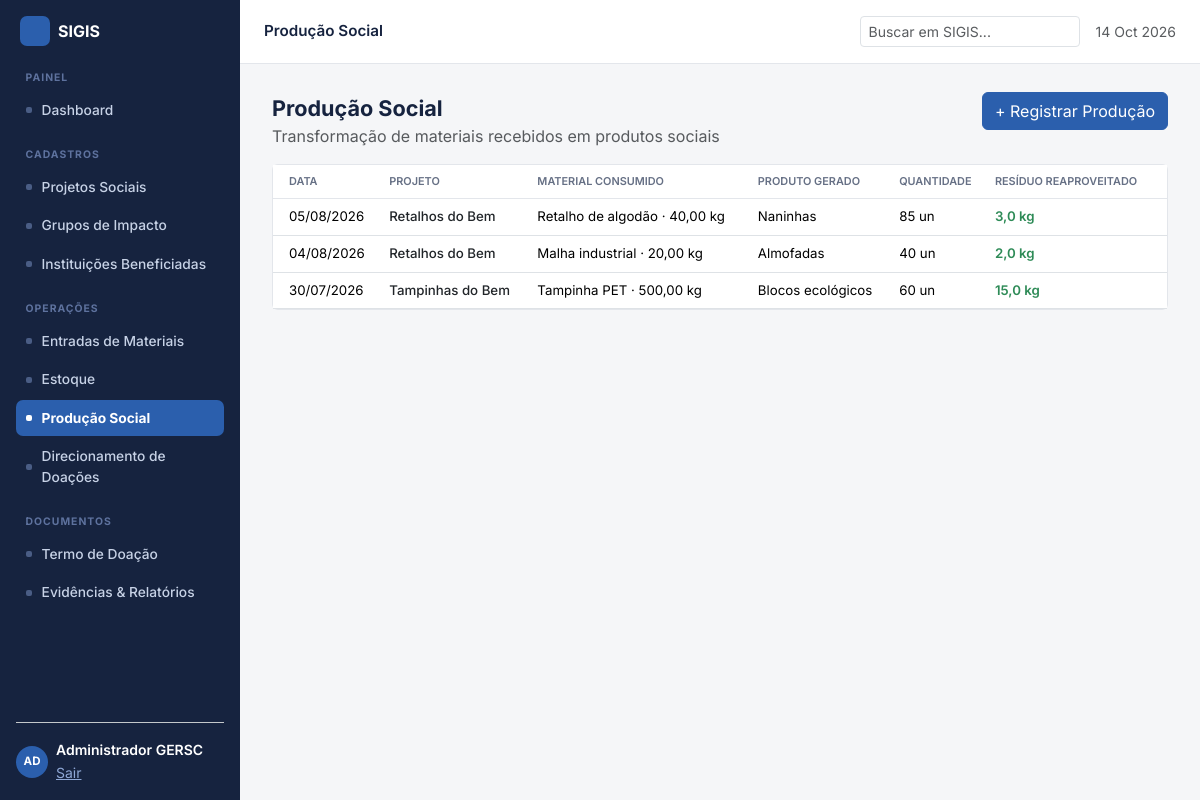
Screenshot of /producao.php (signed in) with the database file from the repository.
### tables this page shows
CREATE TABLE producoes (
  id INT AUTO_INCREMENT PRIMARY KEY,
  data_producao DATE NOT NULL,
  projeto_id INT,
  item_consumido_id INT,
  qtd_consumida DECIMAL(12,3),
  produto_gerado VARCHAR(150),
  quantidade_gerada DECIMAL(12,3),
  unidade_gerada VARCHAR(20),
  residuo_kg DECIMAL(12,3) DEFAULT 0,
  criado_por INT NULL,
  criado_em TIMESTAMP DEFAULT CURRENT_TIMESTAMP,
  FOREIGN KEY (projeto_id) REFERENCES projetos(id),
  FOREIGN KEY (item_consumido_id) REFERENCES itens(id),
  FOREIGN KEY (criado_por) REFERENCES usuarios(id)
);

CREATE TABLE projetos (
  id INT AUTO_INCREMENT PRIMARY KEY,
  nome VARCHAR(150) NOT NULL,
  descricao TEXT,
  grupo_id INT NULL,
  status VARCHAR(20) NOT NULL DEFAULT 'Ativo',
  criado_em TIMESTAMP DEFAULT CURRENT_TIMESTAMP,
  FOREIGN KEY (grupo_id) REFERENCES grupos_impacto(id)
);

CREATE TABLE itens (
  id INT AUTO_INCREMENT PRIMARY KEY,
  grupo_id INT NOT NULL,
  nome VARCHAR(150) NOT NULL,
  unidade VARCHAR(20) NOT NULL,
  peso_unitario DECIMAL(10,3) NOT NULL DEFAULT 0,
  multiplicador DECIMAL(10,3) NOT NULL DEFAULT 0,
  FOREIGN KEY (grupo_id) REFERENCES grupos_impacto(id)
);

### includes/functions.php (called while the page is built, shortened)
<?php
function fmt_num($n, $decimals = 0) {
    return number_format((float)$n, $decimals, ',', '.');
}
function e($s) {
    return htmlspecialchars((string)$s, ENT_QUOTES, 'UTF-8');
}

### producao.php (the view, shortened to what this page needs)
<?php
require_once __DIR__ . '/includes/bootstrap.php';
$sql = "SELECT pr.*, p.nome as projeto_nome, i.nome as item_nome
        FROM producoes pr
        LEFT JOIN projetos p ON p.id = pr.projeto_id
        LEFT JOIN itens i ON i.id = pr.item_consumido_id
        ORDER BY pr.data_producao DESC, pr.id DESC";
$producoes = $pdo->query($sql)->fetchAll();
require __DIR__ . '/includes/layout_top.php';
?>
<div class="d-flex justify-content-between align-items-start mb-3">
  <div>
    <div class="fw-bold" style="font-size:1.35rem">Produção Social</div>
    <div class="text-muted">Transformação de materiais recebidos em produtos sociais</div>
  </div>
  <button class="btn btn-sigis" data-bs-toggle="modal" data-bs-target="#modalProducao">+ Registrar Produção</button>
</div>
<div class="card">
  <div class="table-responsive">
    <table class="table table-sigis mb-0">
      <thead><tr><th class="ps-3">Data</th><th>Projeto</th><th>Material consumido</th><th>Produto gerado</th><th>Quantidade</th><th class="pe-3">Resíduo reaproveitado</th></tr></thead>
      <tbody>
        <?php foreach ($producoes as $p) { ?>
          <tr>
            <td class="ps-3"><?php echo e(date('d/m/Y', strtotime($p['data_producao']))); ?></td>
            <td class="fw-medium text-dark"><?php echo e($p['projeto_nome'] ?: '—'); ?></td>
            <td><?php echo e($p['item_nome']) . ' · ' . fmt_num($p['qtd_consumida'], 2) . ' kg'; ?></td>
            <td><?php echo e($p['produto_gerado']); ?></td>
            <td><?php echo fmt_num($p['quantidade_gerada'], 0) . ' ' . e($p['unidade_gerada']); ?></td>
            <td class="pe-3 fw-semibold" style="color:#2E8B57"><?php echo fmt_num($p['residuo_kg'], 1); ?> kg</td>
          </tr>
        <?php } ?>
      </tbody>
    </table>
  </div>
</div>
<?php require __DIR__ . '/includes/layout_bottom.php'; ?>

### assets/css/style.css (style rules this page uses)
:root { --navy:#16233F; --blue:#2B5FAD; --blue-dark:#1E4685; --blue-mid:#5B85C4; --blue-light:#8FA8D6; --blue-pale:#C7D4EA; --bg:#F5F6F8; --border:#E3E6EB; --border-light:#F0F1F4; --muted:#667085; --muted2:#98A2B3; --green:#2E8B57; --green-bg:#E8F5EC; --orange:#C1662F; --orange-bg:#FBEDE3; --red:#9B2C2C; --red-bg:#F3E7E7; --accent-bg:#EAF1FB; --accent-text:#1E4685; }
body { background:var(--bg);font-family:'Inter',system-ui,-apple-system,sans-serif;color:var(--navy) }
.btn-sigis { background:var(--blue);border-color:var(--blue);color:#fff }
.card { border-color:var(--border) }
.table-sigis thead th { font-size:.68rem;text-transform:uppercase;color:var(--muted);font-weight:600;border-bottom:1px solid var(--border) }
.table-sigis td { font-size:.83rem;vertical-align:middle }

### rows the page displays
producoes: data_producao "05/08/2026", projeto.nome "Retalhos do Bem", item_consumido.nome "Retalho de algodão", qtd_consumida "40,00", produto_gerado "Naninhas", quantidade_gerada "85", unidade_gerada "un", residuo_kg "3,0"
producoes: data_producao "04/08/2026", projeto.nome "Retalhos do Bem", item_consumido.nome "Malha industrial", qtd_consumida "20,00", produto_gerado "Almofadas", quantidade_gerada "40", unidade_gerada "un", residuo_kg "2,0"
producoes: data_producao "30/07/2026", projeto.nome "Tampinhas do Bem", item_consumido.nome "Tampinha PET", qtd_consumida "500,00", produto_gerado "Blocos ecológicos", quantidade_gerada "60", unidade_gerada "un", residuo_kg "15,0"

### other values shown
$group['label'] "PAINEL"
$item['label'] "Dashboard"
$group['label'] "CADASTROS"
$item['label'] "Projetos Sociais"
$item['label'] "Grupos de Impacto"
$item['label'] "Instituições Beneficiadas"
$group['label'] "OPERAÇÕES"
$item['label'] "Entradas de Materiais"
$item['label'] "Estoque"
$item['label'] "Produção Social"
$item['label'] "Direcionamento de Doações"
$group['label'] "DOCUMENTOS"
$item['label'] "Termo de Doação"
$item['label'] "Evidências & Relatórios"
$u['nome'] "Administrador GERSC"
